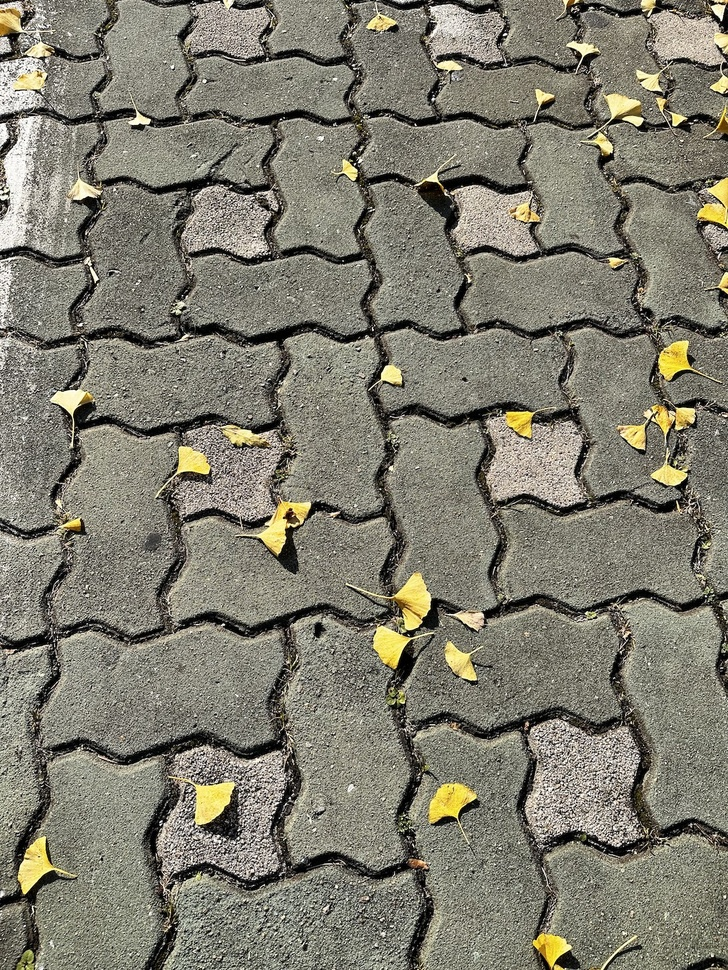
#> input picture HW4/y.jpeg, 728 x 970 px, shrunk from 1024 x 1365 before the run
$ jupyter execute 'HW4_201902332_유창민.ipynb'
#> lines starting #> are read from the running program, lines starting #| are printed output that depends on the picture; after the words box and inside, x2 and y2 are one past the last pixel; in counts of white or black regions, pixels touching at a corner belong together
[cell 1]
import numpy as np
import matplotlib.pyplot as plt
from PIL import Image
import scipy.signal as signal
import scipy.ndimage as nd

[cell 2]
I = Image.open('y.jpeg')
#> I is the input picture: PIL image 728x970 RGB; mean R, G, B 127.4, 124.7, 110.9
f = np.array(I)
f = f.astype(np.float32) / 255
r = f[:, :, 0]
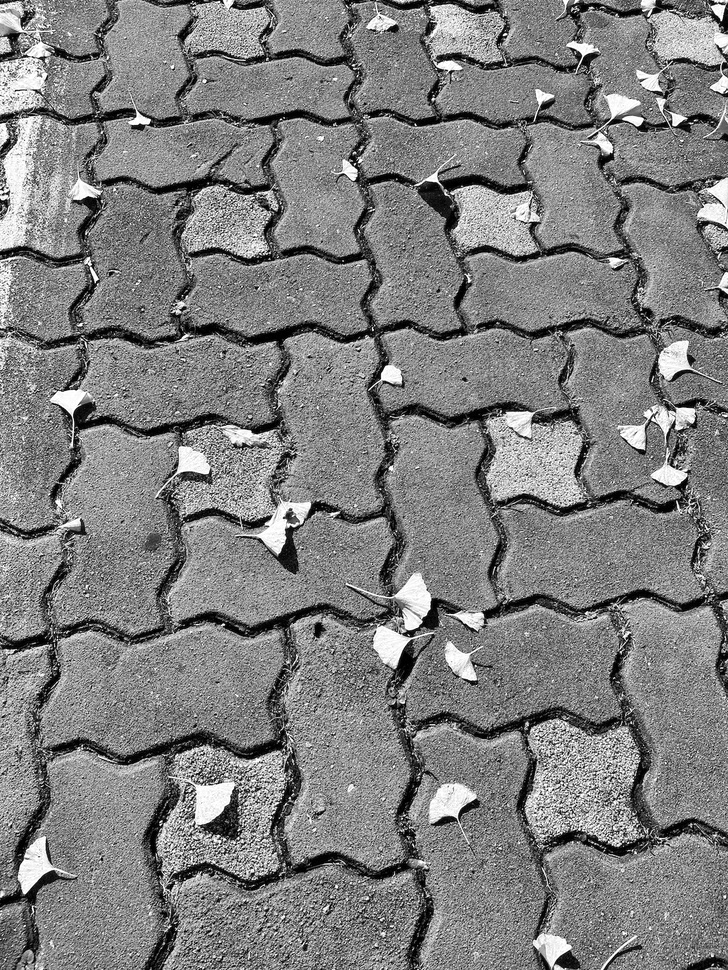
#> r: shape (970, 728) float32; min 0, max 1, mean 0.5
g = f[:, :, 1]
b = f[:, :, 2]
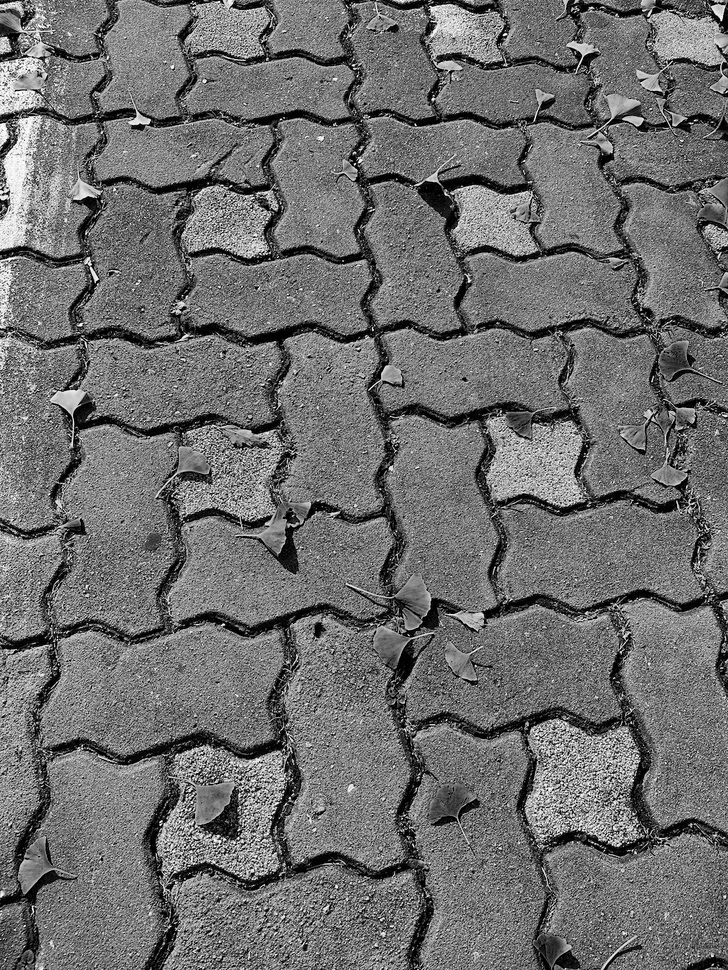
#> b: shape (970, 728) float32; min 0, max 1, mean 0.435
res = (r+g)/2
temp = res - b*0.6
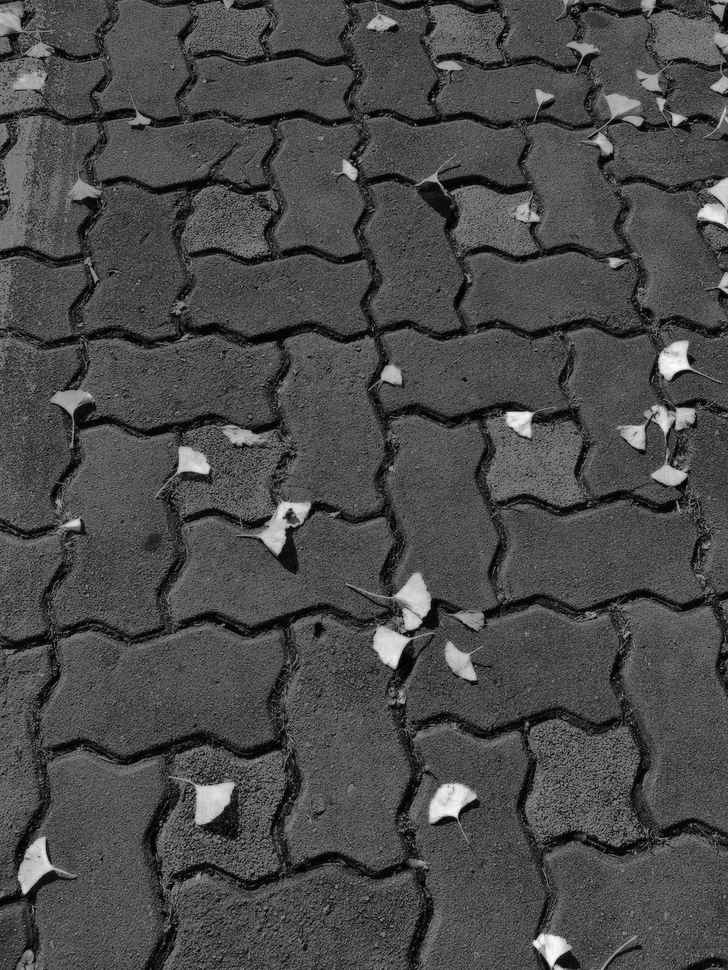
#> temp: shape (970, 728) float32; min -0.0165, max 0.834, mean 0.234; drawn with min black and max white
f2 = temp > 0.45
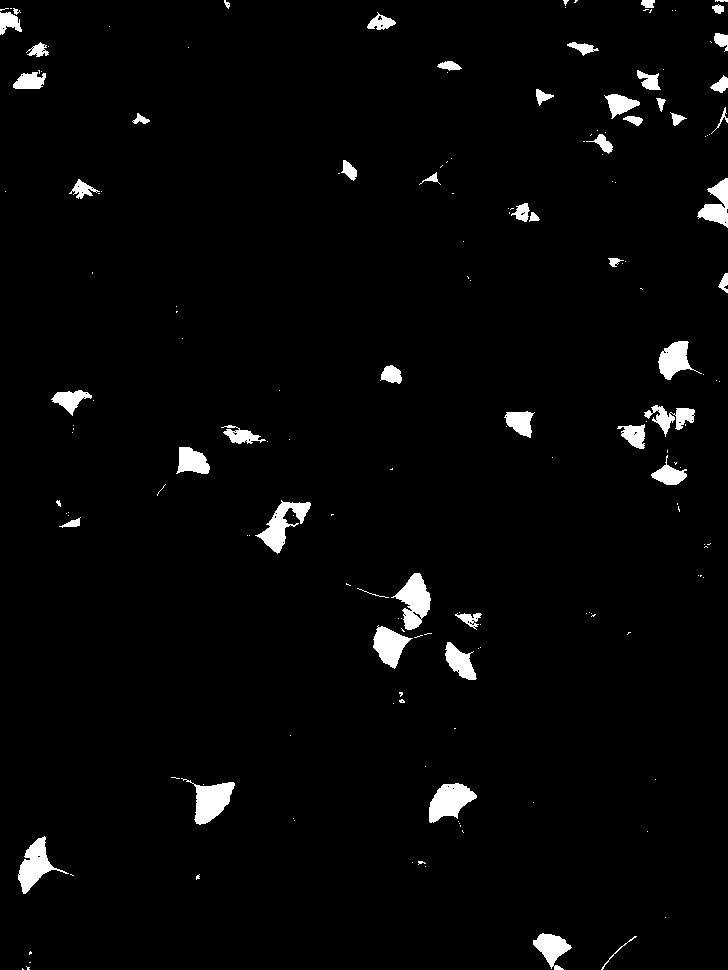
#> f2: shape (970, 728) bool; 2.7% white; 176 white regions (124 under 20 px), largest, box (x1, y1, x2, y2) and area: (391, 573, 431, 630) 1183, (181, 778, 235, 825) 1175, (429, 783, 477, 823) 1165

plt.figure(dpi=256)
plt.subplot(121)
plt.imshow(f)
plt.axis('off')
plt.subplot(122)
plt.imshow(f2,cmap='gray')
plt.axis('off')
plt.show()

[cell 3]
l, m = nd.label(f2)
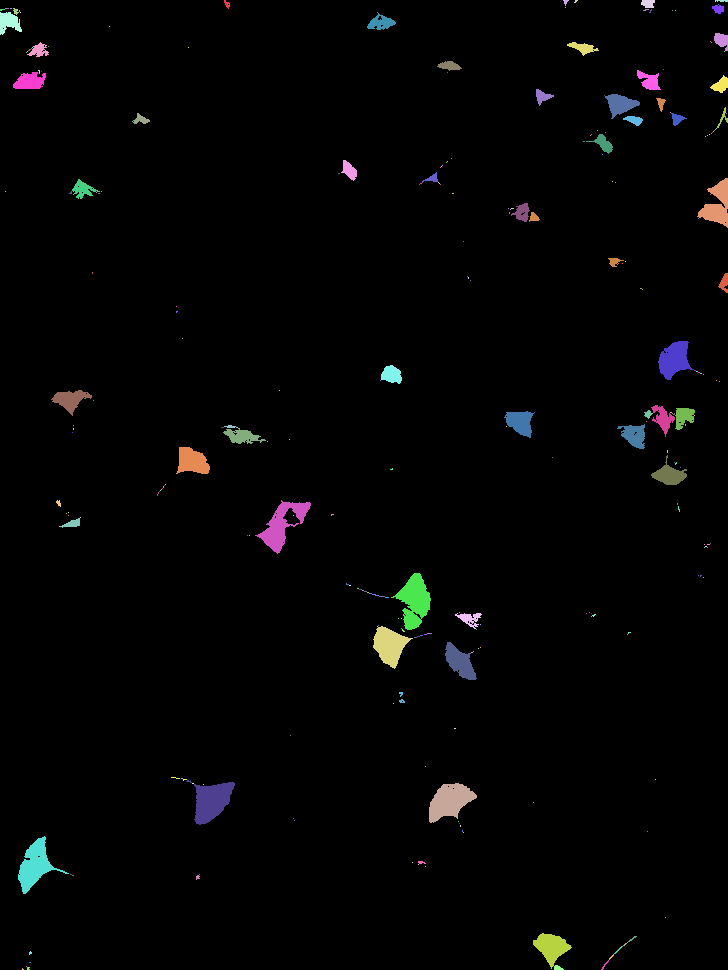
#> l: shape (970, 728) int32; 283 distinct labels, from 0 to 282; one colour per label, 0 black
#> m = 282
plt.figure(dpi=160)
plt.imshow(l,interpolation='nearest',cmap='tab20c')
plt.axis('off')
plt.colorbar()
plt.show()

[cell 4]
f3 = nd.binary_opening(f2, np.ones((3,3)))
#> f3: shape (970, 728) bool; 2.5% white; 61 white regions (13 under 20 px), largest, box (x1, y1, x2, y2) and area: (396, 573, 431, 630) 1158, (429, 783, 477, 822) 1157, (195, 782, 235, 824) 1145
f3 = nd.binary_closing(f3, np.ones((3,3)))
#> f3: shape (970, 728) bool; 2.5% white; 52 white regions (8 under 20 px), largest, box (x1, y1, x2, y2) and area: (396, 573, 431, 630) 1182, (429, 783, 477, 822) 1161, (195, 782, 235, 824) 1147
f3 = nd.binary_closing(f3, np.ones((3,3)))
f3 = nd.binary_opening(f3, np.ones((3,3)))
l, m = nd.label(f3)
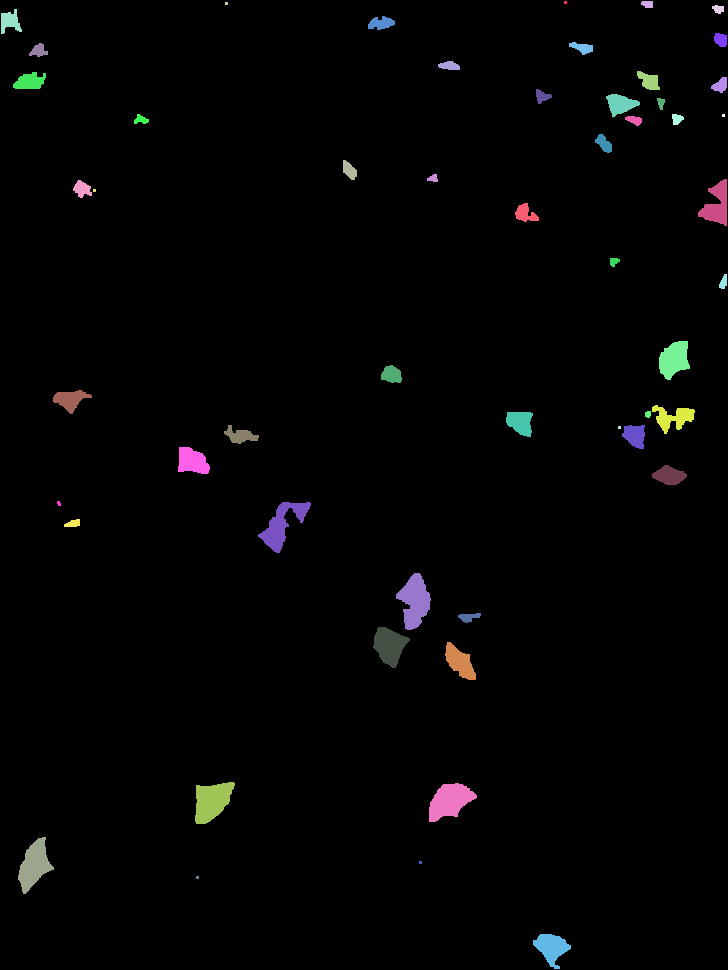
#> l: shape (970, 728) int32; 54 distinct labels, from 0 to 53; one colour per label, 0 black
#> m = 53
plt.figure(dpi=160)
plt.imshow(l,interpolation='nearest',cmap='tab20c')
plt.axis('off')
plt.colorbar()
plt.show()
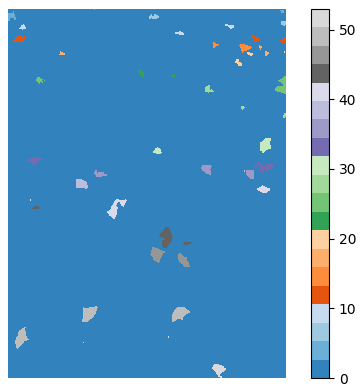
#> figure drawn by matplotlib, 2 panels

[cell 5]
cc = np.zeros((m-1,2))
for i in range(1,m):
  cc[i-1,0] = i
  cc[i-1,1] = np.sum(l==i)
  print(f'index: {int(cc[i-1,0])}, number of pixels: {int(cc[i-1,1])}')
#> after the loop, cc = 52 pairs, first value 1 to 52, second value 9 to 1182

[cell 6]
ind_max = np.argmax(cc[:,1])
#> ind_max = 43
print(f'the largest component: index {int(ind_max)}, # of pixels: {int(cc[ind_max,1])}')
#| the largest component: index 43, # of pixels: 1182
ind_min = np.argmin(cc[:,1])
#> ind_min = 0
print(f'the smallest component: index {int(ind_min)}, # of pixels: {int(cc[ind_min,1])}')
#| the smallest component: index 0, # of pixels: 9

[cell 7]
plt.figure(dpi=160)
plt.subplot(121)
plt.imshow(l==cc[ind_max,0])
plt.axis('off')
plt.title('the largest component')
plt.subplot(122)
plt.imshow(l==cc[ind_min,0])
plt.axis('off')
plt.title('the smallest component')
plt.show()
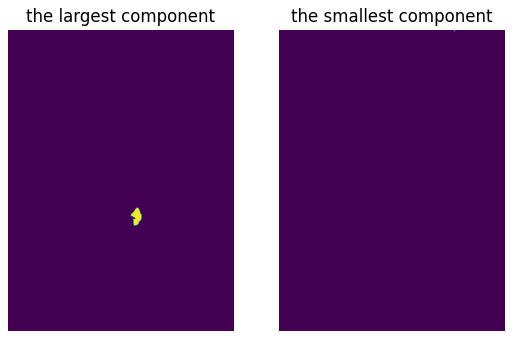
#> figure drawn by matplotlib, 2 panels

$ run again, with HW4/A.jpg copied over HW4/y.jpeg
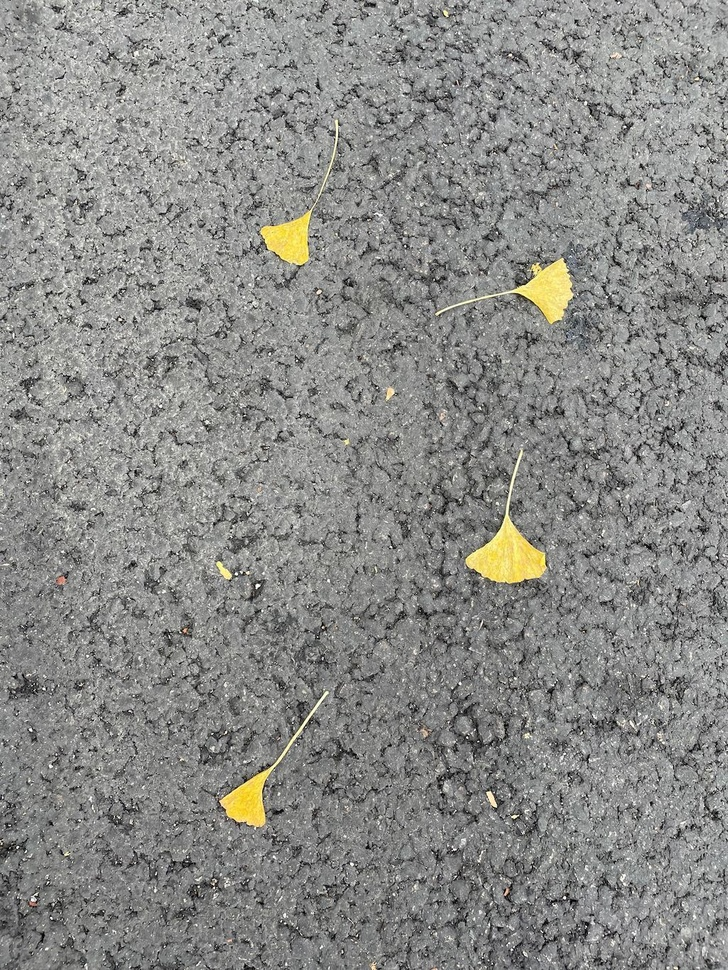
#> input picture HW4/A.jpg, 728 x 970 px, shrunk from 1024 x 1365 before the run
#> I is the input picture: PIL image 728x970 RGB; mean R, G, B 138.5, 138.6, 135.6
#> `f2 = temp > 0.45`:
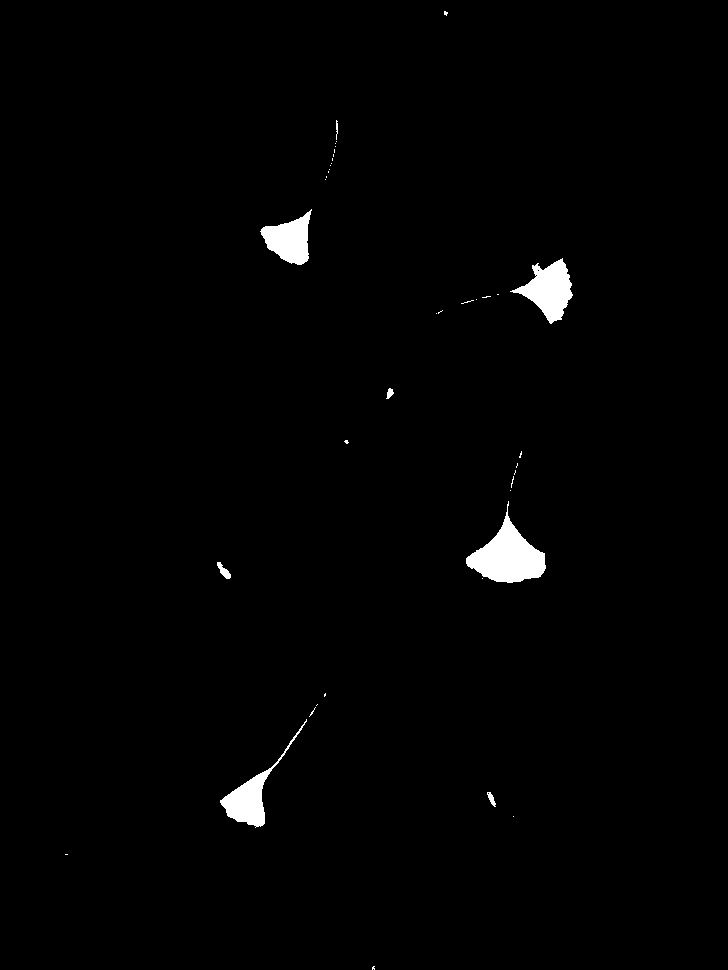
#> f2: shape (970, 728) bool; 1.2% white; 40 white regions (32 under 20 px), largest, box (x1, y1, x2, y2) and area: (466, 501, 546, 583) 2988, (510, 258, 573, 324) 2018, (220, 719, 307, 828) 1692
#> `l, m = nd.label(f2)`: m = 52
#> `l, m = nd.label(f3)`: m = 9
#> `plt.show()`:
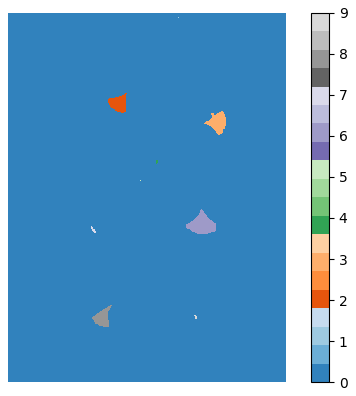
#> figure drawn by matplotlib, 2 panels
#> after the loop `for i in range(1,m):`: cc = [[1, 9], [2, 1631], [3, 2012], [4, 45], [5, 9], [6, 2965], [7, 109], [8, 1572]]
#> ind_max = 5
#| the largest component: index 5, # of pixels: 2965
#> ind_min = 0
#| the smallest component: index 0, # of pixels: 9

$ run again, with HW4/B.jpg copied over HW4/y.jpeg
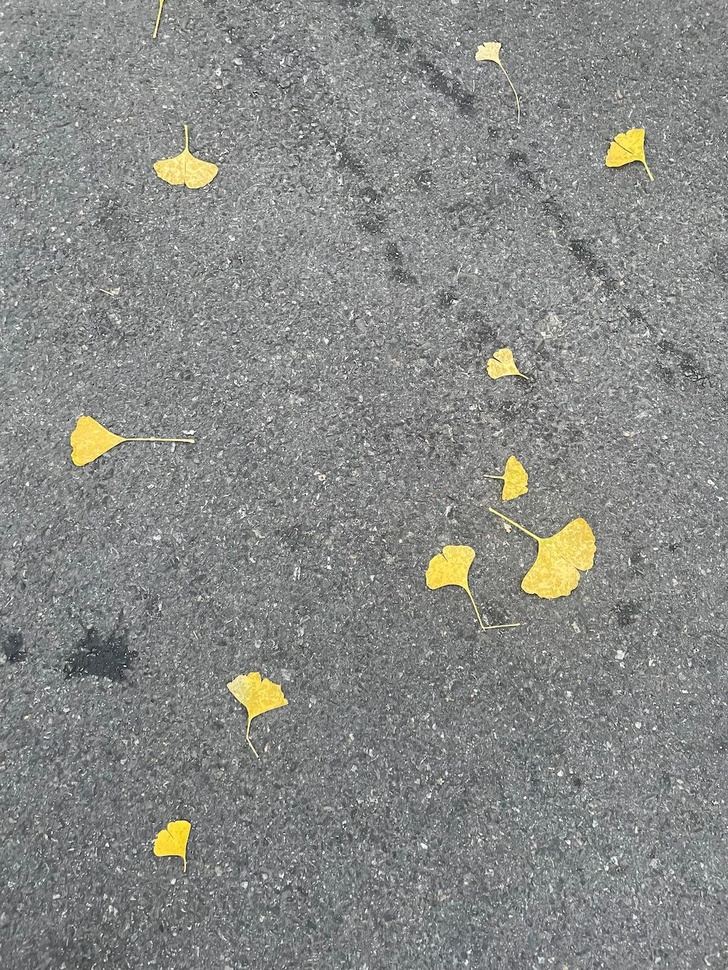
#> input picture HW4/B.jpg, 728 x 970 px, shrunk from 1024 x 1365 before the run
#> I is the input picture: PIL image 728x970 RGB; mean R, G, B 136.2, 137.6, 134.8
#> f2: shape (970, 728) bool; 2% white; 28 white regions (17 under 20 px), largest, box (x1, y1, x2, y2) and area: (489, 508, 596, 598) 3789, (71, 416, 194, 466) 1623, (227, 672, 288, 730) 1598
#> `l, m = nd.label(f2)`:
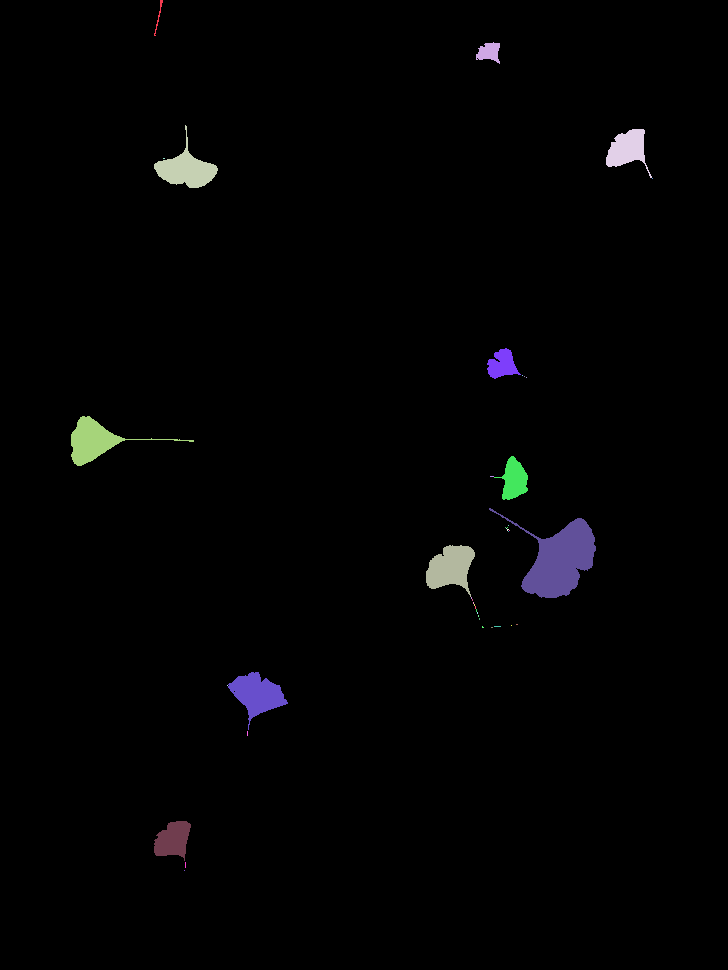
#> l: shape (970, 728) int32; 43 distinct labels, from 0 to 42; one colour per label, 0 black
#> `l, m = nd.label(f2)`: m = 42
#> `l, m = nd.label(f3)`: m = 10
#> `plt.show()`:
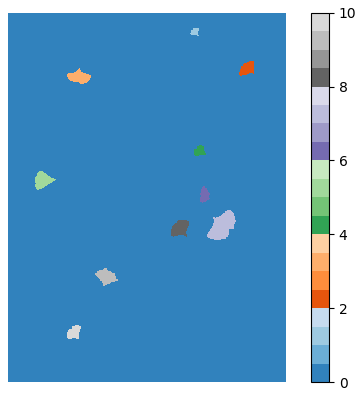
#> figure drawn by matplotlib, 2 panels
#> after the loop `for i in range(1,m):`: cc = [[1, 332], [2, 1089], [3, 1498], [4, 631], [5, 1545], [6, 807], [7, 3680], [8, 1576], [9, 1575]]
#> ind_max = 6
#| the largest component: index 6, # of pixels: 3680
#> ind_min = 0
#| the smallest component: index 0, # of pixels: 332
